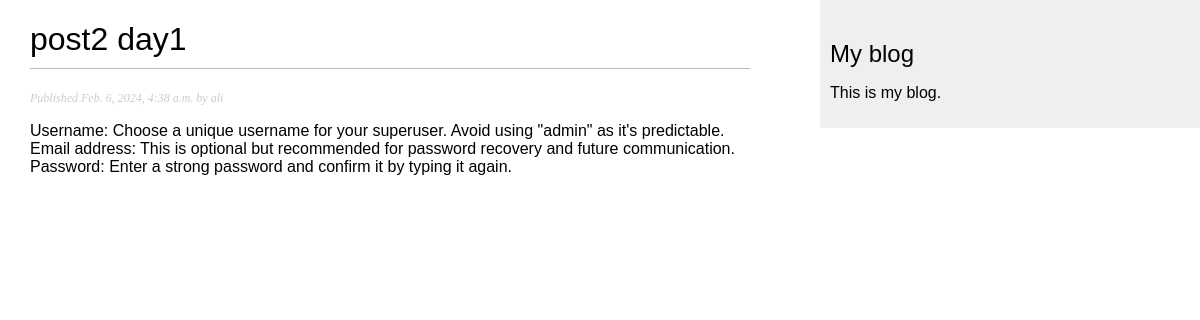
The app's page /blog/2/ with its own data.
### APP_BLOG/models.py (models this page shows, shortened)
class Post(models.Model):
    class Status(models.TextChoices):
        DRAFT = 'DF', 'Draft'
        PUBLISHED = 'PB', 'Published'
    title = models.CharField(max_length=250)
    slug = models.SlugField(max_length=250)
    author = models.ForeignKey(User, on_delete=models.CASCADE, related_name='blog_posts')
    body = models.TextField()
    publish = models.DateTimeField(default=timezone.now)
    created = models.DateTimeField(auto_now_add=True)
    updated = models.DateTimeField(auto_now=True)
    status = models.CharField(max_length=2, choices=Status.choices, default=Status.DRAFT)
    class Meta:
        ordering = ['-publish']
        indexes = [
            models.Index(fields=['-publish']),
        ]

### APP_BLOG/views.py (the view)
# urls.py: path('<int:id>/', views.post_detail, name='post_detail'),
def post_detail(request, id):
    post = get_object_or_404(Post, id=id, status=Post.Status.PUBLISHED)
    return render(request, 'blog/post/detail.html', {'post': post})

### APP_BLOG/templates/blog/post/detail.html (shortened to what this page needs)
{% extends "blog/base.html" %}
{% block content %}
    <h1>{{ post.title }}</h1>
    <p class="date">
    Published {{ post.publish }} by {{ post.author }}
    </p>
    {{ post.body|linebreaks }}
{% endblock %}

### APP_BLOG/static/css/blog.css (style rules this page uses)
body { margin:0; padding:0; font-family:helvetica, sans-serif; }
h1 { font-weight:normal; border-bottom:1px solid #bbb; padding:0 0 10px 0; }
p.date { color:#ccc; font-family: georgia, serif; font-size: 12px; font-style: italic; }

### records on screen
Post: title "post2 day1", publish "Feb. 6, 2024, 4:38 a.m.", author "ali", body "Username: Choose a unique username for your superuser. Avoid using \"admin\" as it's predictable. Email address: This is optional but recommended for password recovery and future communication. Password: Enter a strong password and confirm it by typing it again."
